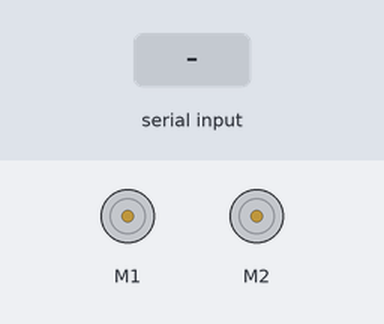
A sketch run on a simulated Arduino Uno, built with avr-gcc and run on an emulated ATmega328P. Parts: 2 × DC motor (green arrow = forward, orange = backward, longer = faster). The inputs (shaded band) are chosen by the test bench.

Above: at 1.2 s.
1.3 s: "w" received over Serial
At 2.6 s:
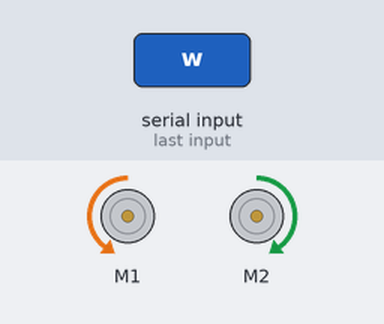
Timing chart, 0 to 4.3 s (numbered marks = the images above; inputs shaded):
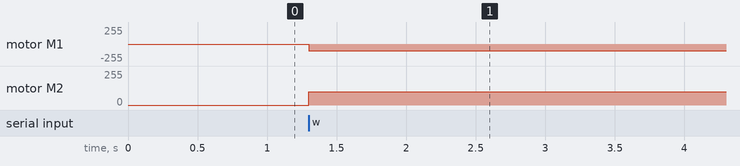

Measured:
- after the input at 1.3 s, motor M1: stopped → backward 100/255 at once; motor M2: stopped → forward 100/255 at once

The sketch:

pruebabtw1.ino
```cpp
#include <MeMCore.h>


MeDCMotor motor3(M1);

MeDCMotor motor4(M2);


uint8_t motorSpeed = 100;

uint8_t turnSpeed = 80;


void setup()

{

  Serial.begin(9600);

}


void loop()

{

  if (Serial.available())

  {

    char input = Serial.read();

    if (input == 'w')

    {

      motor3.run(-motorSpeed);

      motor4.run(motorSpeed);

      delay(2000);

    }

  }
}
```
